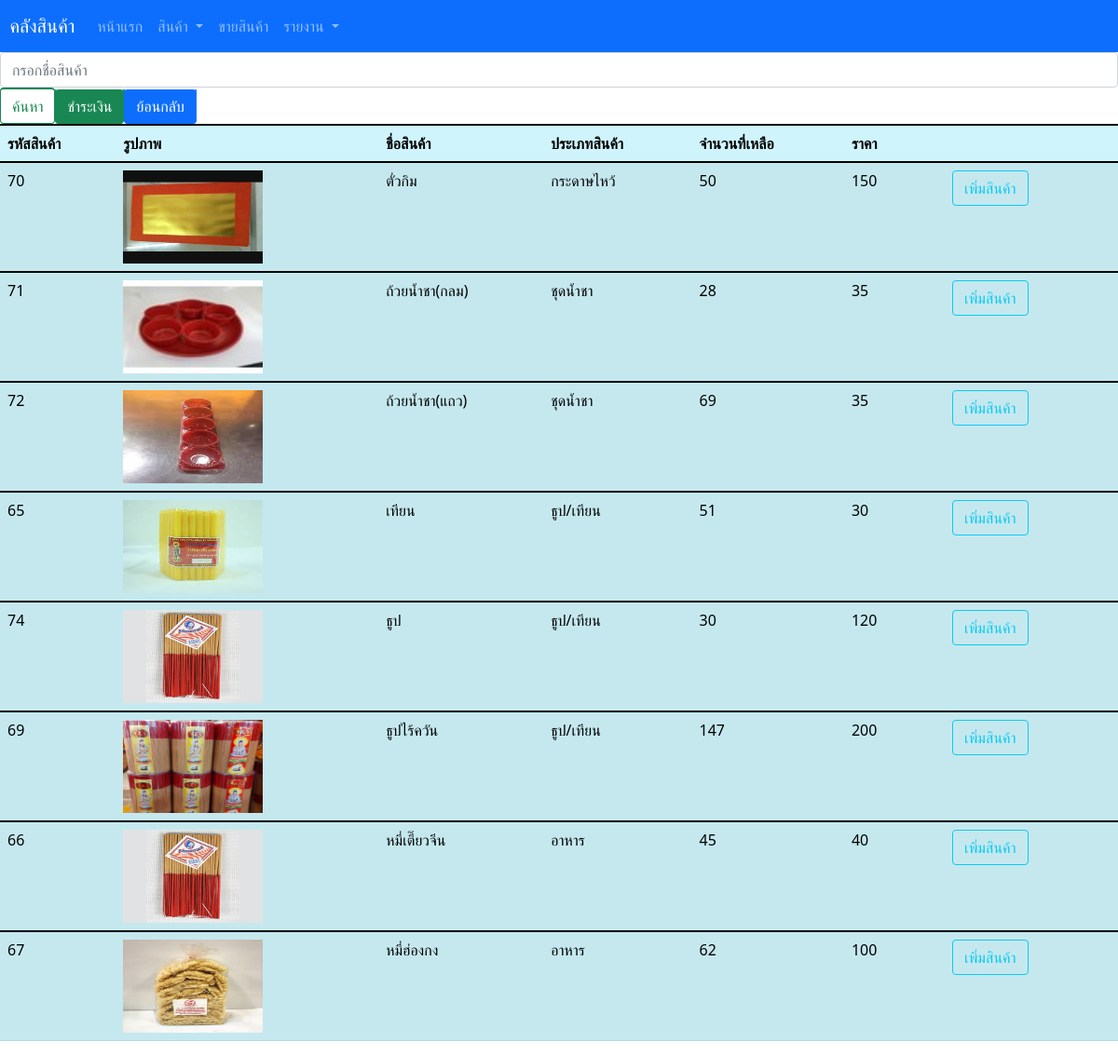
/searchdatapos.php, run on the app's committed database.
### tables this page shows
CREATE TABLE `product` (
  `productID` int(10) NOT NULL,
  `productname` varchar(255) NOT NULL,
  `pic` varchar(255) NOT NULL,
  `productcategory` varchar(255) NOT NULL,
  `remainunit` int(255) NOT NULL,
  `price` int(255) NOT NULL,
  `productdetail` text NOT NULL
);

### searchdatapos.php (the view, shortened to what this page needs)
<?php include 'bootstrap.php' ?>
<?php
require("connect.php");
$productname = $_POST['productname'];
$sql = "SELECT * FROM product WHERE productname LIKE '%$productname%' ORDER BY productname ASC";
$result = mysqli_query($conn,$sql);
?>
<html>
<head>
</head>
<?php include 'indexform.php';?>
<div class="table">
<table class="table  table table-striped table-Info" >
  <tr>
    <thead>
  <form class="form-inline" action="searchdatapos.php" class="form-group" method="POST">
    <input class="form-control mr-sm-2" type="search" name ="productname" placeholder="กรอกชื่อสินค้า" aria-label="Search">
    <button class="btn btn-outline-success my-2 my-sm-0" type="submit">ค้นหา</button>
  </form>
    <th scope="col">รหัสสินค้า</th>
    <th scope="col">รูปภาพ</th>
    <th scope="col">ชื่อสินค้า</th>
    <th scope="col">ประเภทสินค้า</th>
    <th scope="col">จำนวนที่เหลือ</th>
    <th scope="col">ราคา</th>
    <th scope="col"></th>
    <th scope="col"></th>
    <th scope="col"></th>
</thead>
<tbody>
  <?php
while ($dataResult = mysqli_fetch_assoc($result)) {
?>
<td align=""><?php echo $dataResult["productID"]; ?></td>
<td><img src="uploads/<?php echo $dataResult["pic"]?>"width="150px" height="100px"></td>
<td align=""><?php echo $dataResult["productname"]; ?></td>
<td align=""><?php echo $dataResult["productcategory"]; ?></td>
<td align=""><?php echo $dataResult['remainunit']; ?></td>
<td align=""><?php echo $dataResult["price"]; ?></td>
<td align="center">
<a href = "cartinsert.php?id=<?php echo $dataResult["productID"];?>">
<button type="button" class="btn btn-outline-info">เพิ่มสินค้า</button></a>
</td>
    <td>
    </td>
    <td>
</td>
  </tr>
  <?php } ?>
  <a href="cartmultiins.php" class="btn btn-success">ชำระเงิน</a>
  <a href="pos.php" class="btn btn-primary">ย้อนกลับ</a>
</table>
</div>
</body>
</html>

### data on the page
product: productID "70", pic (picture), productname "ตั่วกิม", productcategory "กระดาษไหว้", remainunit "50", price "150"
product: productID "71", pic (picture), productname "ถ้วยน้ำชา(กลม)", productcategory "ชุดน้ำชา", remainunit "28", price "35"
product: productID "72", pic (picture), productname "ถ้วยน้ำชา(แถว)", productcategory "ชุดน้ำชา", remainunit "69", price "35"
product: productID "65", pic (picture), productname "เทียน", productcategory "ธูป/เทียน", remainunit "51", price "30"
product: productID "74", pic (picture), productname "ธูป", productcategory "ธูป/เทียน", remainunit "30", price "120"
product: productID "69", pic (picture), productname "ธูปไร้ควัน", productcategory "ธูป/เทียน", remainunit "147", price "200"
product: productID "66", pic (picture), productname "หมี่เตี๊ยวจีน", productcategory "อาหาร", remainunit "45", price "40"
product: productID "67", pic (picture), productname "หมี่ฮ่องกง", productcategory "อาหาร", remainunit "62", price "100"
